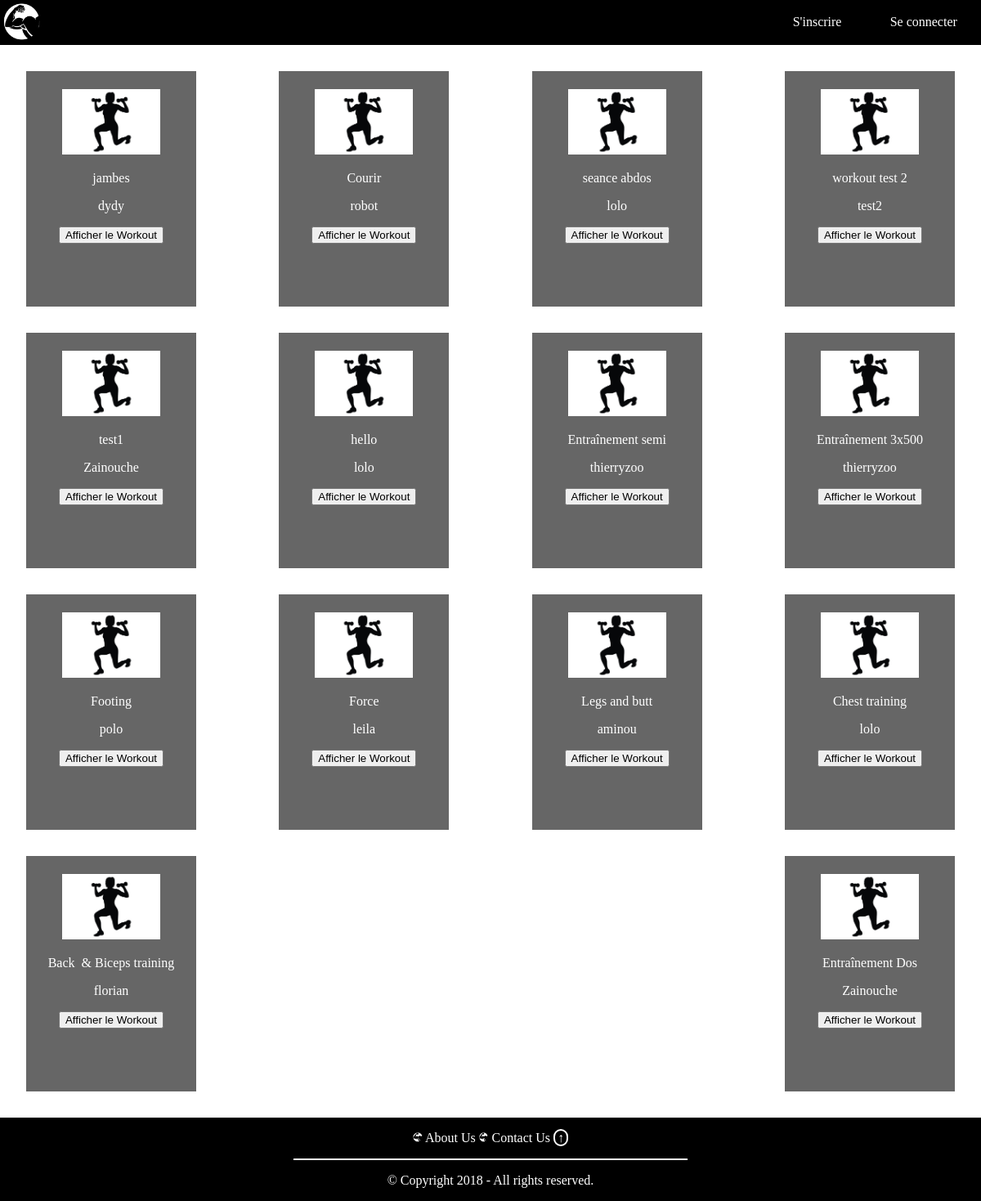
The page / on the database its author committed.
### tables this page shows
CREATE TABLE `workouts` (
  `id` int(11) NOT NULL,
  `title` varchar(500) NOT NULL,
  `content` text NOT NULL,
  `created_at` timestamp NOT NULL DEFAULT CURRENT_TIMESTAMP,
  `updated_at` timestamp NULL DEFAULT NULL ON UPDATE CURRENT_TIMESTAMP,
  `deleted_at` timestamp NULL DEFAULT NULL,
  `user_id` int(11) DEFAULT NULL
);

CREATE TABLE `users` (
  `id` int(11) NOT NULL,
  `name` varchar(255) NOT NULL,
  `email` varchar(255) NOT NULL,
  `password` varchar(255) NOT NULL
);

### index.php (called while the page is built)
<?php
require __DIR__ .'/model/workout.php';
$result = workout::fetchWorkouts();
require __DIR__ .'/view/index.html.php';

### model/workout.php (called while the page is built, shortened)
 <?php
 class workout {
public static function initDatabase() {
	try {
	  $pdo = new PDO(
	    "mysql:dbname=outil_suivi;host=localhost;charset=utf8", 'root', 'simplonco'
	  );
	} catch (PDOException $e) {
	  echo 'Connection failed : ' . $e->getMessage();
	  $pdo = null;
	}
	return $pdo;
}
public static function prepareStatement($sql) {
    $pdo_statement = null;
    $pdo = self::initDatabase();
    if ($pdo)
    try {
      $pdo_statement = $pdo->prepare($sql);
    } catch (PDOException $e) {
      echo 'Connection failed : ' . $e->getMessage();
    }
    return $pdo_statement;
}
public static function fetchWorkouts() {
    try {
          $statement = self::prepareStatement("SELECT * FROM workouts INNER JOIN users WHERE workouts.user_id = users.id ORDER BY workouts.id DESC");
          $statement->execute();
          $result = $statement->fetchAll();
    } catch (PDOException $e) {
    }
    return $result;
  }
}

### view/index.html.php (the view, shortened to what this page needs)
<!DOCTYPE html>
<html>
  <head>
    <link rel="stylesheet" type="text/css" href="./css/global.css">
    <link rel="stylesheet" href="./css/home.css">
  </head>
  <body>
    <div id="top" class="navbar">
      <div class="logo">
        <a href="index.php"><img src="./css/images/home.png" width="47px"></a>
      </div>
      <div class="auth">
        <a href="page/inscription.php">S'inscrire</a>
        <a href="page/connexion.php">Se connecter</a>
      </div>
    </div>
    <div class="browse_workouts">
    <?php foreach ($result as $workouts) {  ?>
        <div class="sticker_workout">
            <img src="./css/images/lungesgirl.jpg" alt="lunges_girl" width="120px" height="80px">
            <p>
                <?php echo $workouts["title"];
               ?>
            </p>
            <p> <?php
              echo $workouts['name']; ?>
            </p>
            <p>
                <form action="page/show_workout.php?title=<?=$workouts["title"];?>&id=<?=$workouts["id"];?>" method="post">
                    <input type="submit" name="show_workout" value="Afficher le Workout">
                </form>
            </p>
        </div>
     <?php
}
        ?>
</div>
<div class="footer">
  <div class="footer_plus">
    <a href="About Us.php"><img src="./css/images/home.png" height="12px"> About Us </a>
    <a href="Contact Us.php"><img src="./css/images/home.png" height="12px"> Contact Us </a>
    <a title="Retouner en haut de la page" class="back_top_button" href="#top"> ↑ </a>
  </div>
  <div class="stylebar_footer"></div>
  <div class="footer_rights">
    <p>
      &copy; Copyright 2018 - All rights reserved.
    </p>
  </div>
  </body>
</html>

### css/global.css (style rules this page uses)
html { background: url('images/boxingwallpaper.jpg'); background-size: cover; background-attachment: fixed; color: white; }
body { margin: 0; }
a { cursor: pointer; }
.navbar { display: flex; justify-content: space-between; align-items: center; background: rgba(0, 0, 0, 1); }
.navbar > .logo { margin-top: 0.2em; margin-left: 0.2em; }
.navbar > .auth > a { padding: 12px 26px 12px 26px; text-decoration: none; text-align: center; color: white; margin-right: 0.2em; }
.footer { display: flex; align-items: center; justify-content: center; flex-direction: column; background: rgba(0, 0, 0, 1); margin-top: 2em; }
.footer > .footer_plus { margin-top: 1em; margin-bottom: 1em; }
.footer > .footer_plus > a { text-decoration: none; color: white; }
.footer > .footer_plus > .back_top_button { padding-left: 3px; padding-right: 3px; border: 2px solid white; border-radius: 40px; }
.stylebar_footer { border: 1px solid white; width: 30em; }
.footer_rights { color: white; }

### css/home.css (style rules this page uses)
.browse_workouts { display: flex; flex-wrap: wrap; justify-content: space-between; }
.sticker_workout { background: rgba(0, 0, 0, 0.6); text-align: center; width: 13em; height: 18em; margin: 2em 2em 0em 2em; }
.sticker_workout > img { margin-top: 1.4em; }

### rows shown on the page
workouts: title "jambes", user.name "dydy"
workouts: title "Courir", user.name "robot"
workouts: title "seance abdos", user.name "lolo"
workouts: title "workout test 2", user.name "test2"
workouts: title "test1", user.name "Zainouche"
workouts: title "hello", user.name "lolo"
workouts: title "Entraînement semi", user.name "thierryzoo"
workouts: title "Entraînement 3x500", user.name "thierryzoo"
workouts: title "Footing", user.name "polo"
workouts: title "Force", user.name "leila"
workouts: title "Legs and butt", user.name "aminou"
workouts: title "Chest training", user.name "lolo"
workouts: title "Back & Biceps training", user.name "florian"
workouts: title "Entraînement Dos", user.name "Zainouche"
